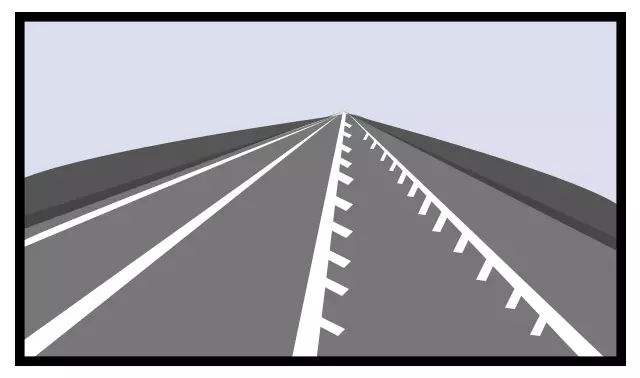
//> input picture src/exp3/data/lane.png, 640 x 378 px
$ ./exp3   (built with g++ and OpenCV 4)
//> lines starting //> are read from the running program, lines starting //| are printed output that depends on the picture; after the words box and inside, x2 and y2 are one past the last pixel; in counts of white or black regions, pixels touching at a corner belong together
#include <opencv2/opencv.hpp>

using namespace std;
using namespace cv;

/***************函数声明，相关参数自行修改***************/
/// @brief 边缘检测函数
/// @param input 输入图像
/// @param output 输出图像
void EdgeDetector(Mat &input, Mat &output);
/// @brief 霍夫线变换函数
/// @param input 输入图像
/// @param output 输出图像
void HoughLines(Mat &input, Mat &output);
/// @brief 霍夫圆变换函数
/// @param input 输入图像
/// @param output 输出图像
void HoughCircles(Mat &input, Mat &output);

int main(int argc, char *argv[])
{
    // 读取 data 文件夹下的图片，用于霍夫线变换和霍夫圆变换
    Mat raw_line = imread("./src/exp3/data/lane.png");
//> raw_line is the input picture: 378 rows x 640 cols, CV_8UC3; mean B, G, R 168.1, 160.7, 162.1
    Mat raw_circle = imread("./src/exp3/data/circle.png");
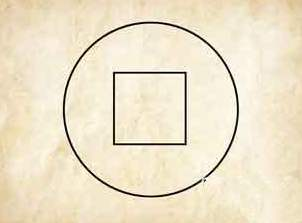
//> input picture src/exp3/data/circle.png, 302 x 223 px
//> raw_circle is the input picture: 223 rows x 302 cols, CV_8UC3; mean B, G, R 202.1, 227, 238
    if (!raw_line.data || !raw_circle.data)
    {
        cout << "error" << endl;
        return 0;
    }
    imshow("raw_line", raw_line);
    imshow("raw_circle", raw_circle);
    Mat gray_line, gray_circle;
    cvtColor(raw_line, gray_line, COLOR_BGR2GRAY);
    cvtColor(raw_circle, gray_circle, COLOR_BGR2GRAY);

    Mat edge_output, line_output, circle_output;

    /****************调用边缘检测函数****************/
    EdgeDetector(raw_line, edge_output);
    imshow("Edge Detection", edge_output);

    /***************调用霍夫线变换***************/
    HoughLines(gray_line, line_output);
    imshow("Hough Lines", line_output);

    /***************调用霍夫圆变换***************/
    HoughCircles(gray_circle, circle_output);
    imshow("Hough Circles", circle_output);

    while(waitKey(10) != 27) {} // ESC
    return 0;
}

/***************下面实现 EdgeDetector() 函数***************/
/// @brief 非极大值抑制
/// @param gradX
/// @param gradY
/// @param gradXY
/// @param directImg
/// @param dst
void NonMaxSuppression(Mat& gradX, Mat& gradY, Mat& gradXY, Mat& directImg, Mat& dst);

/// @brief 双阈值检测和连接边缘
/// @param low
/// @param high
/// @param img
/// @param dst
void DoubleThreshold(double low, double high, Mat& img, Mat& dst);

/// @brief 弱边缘点补充连接强边缘点
/// @param img
void DoubleThresholdLink(Mat& img);

void EdgeDetector(Mat &input, Mat &output)
{
    // 转换为灰度图
    Mat input_gray;
    cvtColor(input, input_gray, COLOR_BGR2GRAY);

    // 高斯平滑滤波
    Mat blurred;
    int ksize = 5; // 高斯核大小
    GaussianBlur(input_gray, blurred, Size(ksize, ksize), 0, 0);

    // 计算图像梯度
    Mat grad_x, grad_y;
    Mat abs_grad_x, abs_grad_y;
    Sobel(blurred, grad_x, CV_16S, 1, 0, 3, 1, 0, BORDER_DEFAULT);
    Sobel(blurred, grad_y, CV_16S, 0, 1, 3, 1, 0, BORDER_DEFAULT);
    Mat directImg, gradXY;
    divide(grad_y, grad_x, directImg); // 计算梯度方向
    Mat grad_x_abs, grad_y_abs;
    convertScaleAbs(grad_x, grad_x_abs);
    convertScaleAbs(grad_y, grad_y_abs);
    gradXY = grad_x_abs + grad_y_abs;

    // 非极大值抑制
    Mat grad_threshold;
    NonMaxSuppression(grad_x_abs, grad_y_abs, gradXY, directImg, grad_threshold);

    // 双阈值检测和连接边缘
    DoubleThreshold(50, 150, grad_threshold, output);
}

void NonMaxSuppression(Mat& gradX, Mat& gradY, Mat& gradXY, Mat& directImg, Mat& dst)
{
    dst = gradXY.clone();
    for (int i = 1; i < gradX.rows - 1; i++)
    {
        for (int j = 1; j < gradX.cols; j++)
        {
            directImg.at<float>(i, j) = atan(directImg.at<float>(i, j));
            int P[9] = {
                gradXY.at<uchar>(i - 1, j - 1),
                gradXY.at<uchar>(i - 1, j),
                gradXY.at<uchar>(i - 1, j + 1),
                gradXY.at<uchar>(i, j - 1),
                gradXY.at<uchar>(i, j),
                gradXY.at<uchar>(i, j + 1),
                gradXY.at<uchar>(i + 1, j - 1),
                gradXY.at<uchar>(i + 1, j),
                gradXY.at<uchar>(i + 1, j + 1)
            };
            if (directImg.at<float>(i, j) <= CV_PI / 8 && directImg.at<float>(i, j) > -CV_PI / 8) // 边缘法线水平 (-)
            {
                if (P[4] < P[5] || P[4] < P[3])
                    dst.at<uchar>(i, j) = 0;
            }
            else if (directImg.at<float>(i, j) <= 3 * CV_PI / 8 && directImg.at<float>(i, j) > CV_PI / 8) // 边缘法线 45 度 (\)
            {
                if (P[4] < P[2] || P[4] < P[6])
                    dst.at<uchar>(i, j) = 0;
            }
            else if (directImg.at<float>(i, j) <= 5 * CV_PI / 8 && directImg.at<float>(i, j) > 3 * CV_PI / 8) // 边缘法线垂直 (|)
            {
                if (P[4] < P[1] || P[4] < P[7])
                    dst.at<uchar>(i, j) = 0;
            }
            else // 边缘法线 -45 度 (/)
            {
                if (P[4] < P[0] || P[4] < P[8])
                    dst.at<uchar>(i, j) = 0;
            }
        }
    }
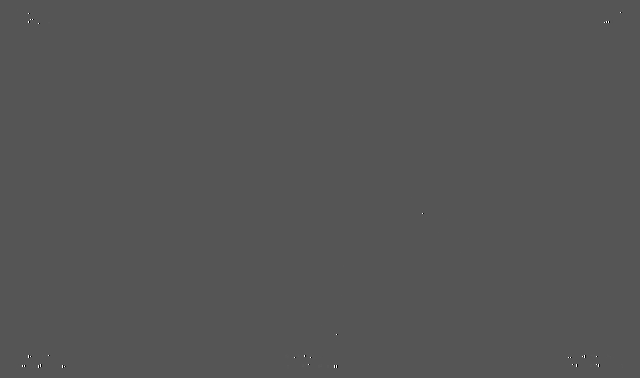
//> directImg: 378 rows x 640 cols, CV_16SC1; min -16512, max 32588, mean 4.1; drawn with min black and max white
//> dst: 378 rows x 640 cols, CV_8UC1; min 0, max 255, mean 25.6
//> after the loop in DoubleThreshold, `for (int j = 0; j < img.rows - 1; j++)`: dst: 378 rows x 640 cols, CV_8UC1; min 0, max 255, mean 25.2
}

void DoubleThresholdLink(Mat& img)
{
    for (int j = 1; j < img.rows - 2; j++)
    {
        for (int i = 1; i < img.cols - 2; i++)
        {
            if (img.at<uchar>(j, i) == 255) // 如果是强边缘点
            {
                for (int m = -1; m < 1; m++)
                {
                    for (int n = -1; n < 1; n++)
                    {
                        if (img.at<uchar>(j + m, i + n) != 0 && img.at<uchar>(j + m, i + n) != 255) // 如果是弱边缘点
                            img.at<uchar>(j + m, i + n) = 255;
                    }
                }

            }
        }
    }
//> img: 378 rows x 640 cols, CV_8UC1; min 0, max 255, mean 26.7

    for (int j = 0; j < img.rows - 1; j++)
    {
        for (int i = 0; i < img.cols - 1; i++)
        {
            // 如果该点依旧是弱边缘点，且是孤立边缘点，则抑制之
            if (img.at<uchar>(j, i) != 255)
                img.at<uchar>(j, i) = 0;
        }
    }
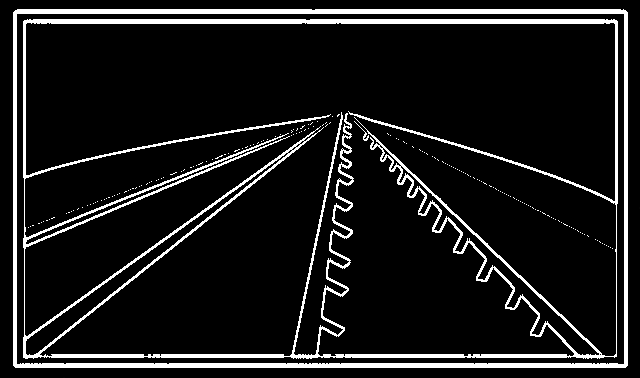
//> img: 378 rows x 640 cols, CV_8UC1; min 0, max 255, mean 26.1
}

void DoubleThreshold(double low, double high, Mat& img, Mat& dst)
{
    dst = img.clone();

    for (int j = 0; j < img.rows - 1; j++)
    {
        for (int i = 0; i < img.cols - 1; i++)
        {
            double x = double(dst.at<uchar>(j, i));
            if (x > high)
                dst.at<uchar>(j, i) = 255;
            else if (x < low)
                dst.at<uchar>(j, i) = 0;
        }
    }

    DoubleThresholdLink(dst); // 弱边缘点补充连接强边缘点
}

/***************下面实现 HoughLines() 函数***************/

void HoughLines(Mat &input, Mat& output)
{
    Mat edges;
    Canny(input, edges, 50, 150);
//> edges: 378 rows x 640 cols, CV_8UC1; 3.8% white in thin lines or dots

    // 霍夫线变换
    int width = edges.cols;
//> width = 640
    int height = edges.rows;
//> height = 378
    double rho_max = sqrt(width * width + height * height);
//> rho_max = 743.3
    int rho_num = 2 * rho_max;
//> rho_num = 1486
    int num_theta = 180;

    Mat accumulator = Mat::zeros(rho_num, num_theta, CV_32SC1); // 累加器
    // 在霍夫空间中投票
    for (int y = 0; y < height; y++)
    {
        for (int x = 0; x < width; x++)
        {
            if (edges.at<uchar>(y, x) > 0)
            {
                for (int theta = 0; theta < num_theta; theta++)
                {
                    double theta_rad = theta * CV_PI / num_theta;
                    double rho = x * cos(theta_rad) + y * sin(theta_rad);
                    int rho_idx = cvRound(rho + rho_max);
                    accumulator.at<int>(rho_idx, theta)++;
                }
            }
        }
    }
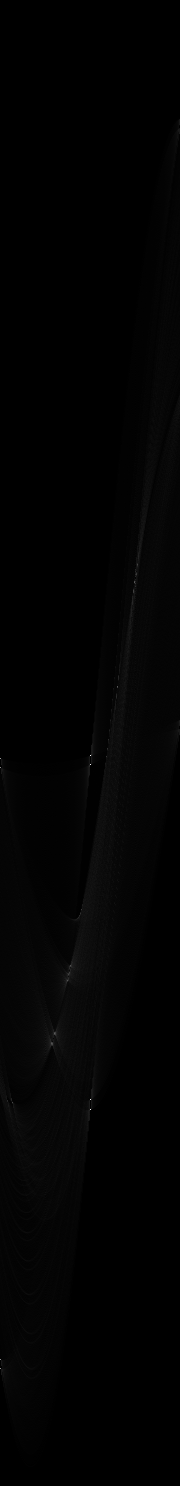
//> accumulator: 1486 rows x 180 cols, CV_32SC1; min 0, max 609, mean 6.1; drawn with min black and max white

    // 选取最大值
    vector<Vec2f> lines;
    int threshold = 150; // 认为是直线的最少投票数
    for (int i = 0; i < rho_num; i++)
    {
        for (int j = 0; j < num_theta; j++)
        {
            if (accumulator.at<int>(i, j) > threshold)
            {
                float rho = i - rho_max;
                float theta = j * CV_PI / num_theta;
                lines.push_back(Vec2f(rho, theta));
            }
        }
    }
//> after the loop, lines = 29 items, first 12: [-179.3, 2.39], [-162.3, 2.34], [-161.3, 2.34], [-153.3, 2.32], [-152.3, 2.32], [-57.29, 2.04], [-56.29, 2.04], [11.71, 1.57], [14.71, 0], [20.71, 1.57], [23.71, 0], [221.7, 1.22]

    // 在 input 图的基础上绘制直线
    output = input.clone();
    cvtColor(output, output, COLOR_GRAY2BGR);
    for (int i = 0; i < lines.size(); i++)
    {
        float rho = lines[i][0];
        float theta = lines[i][1];
        Point pt1, pt2;
        double a = cos(theta), b = sin(theta);
        double x0 = a * rho, y0 = b * rho;

        pt1.x = cvRound(x0 + 1000 * (-b));
        pt1.y = cvRound(y0 + 1000 * (a));
        pt2.x = cvRound(x0 - 1000 * (-b));
        pt2.y = cvRound(y0 - 1000 * (a));
        line(output, pt1, pt2, Scalar(0, 0, 255), 2, LINE_AA);
    }
//> this loop made 29 passes
//> (rho, theta, a, b, x0, y0) on passes 1 to 12: (-179.3, 2.39, -0.731, 0.682, 131.1, -122.3), (-162.3, 2.34, -0.695, 0.719, 112.7, -116.7), (-161.3, 2.34, -0.695, 0.719, 112, -116), (-153.3, 2.32, -0.682, 0.731, 104.5, -112.1), (-152.3, 2.32, -0.682, 0.731, 103.9, -111.4), (-57.29, 2.04, -0.454, 0.891, 26.01, -51.05), (-56.29, 2.04, -0.454, 0.891, 25.56, -50.16), (11.71, 1.57, -4.37e-08, 1, -5.12e-07, 11.71), (14.71, 0, 1, 0, 14.71, 0), (20.71, 1.57, -4.37e-08, 1, -9.05e-07, 20.71), (23.71, 0, 1, 0, 23.71, 0), (221.7, 1.22, 0.342, 0.94, 75.83, 208.3)
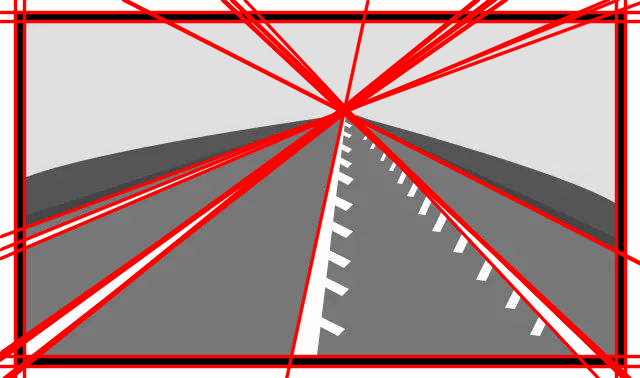
//> output: 378 rows x 640 cols, CV_8UC3; mean B, G, R 140.3, 140.3, 176.7
}

/***************下面实现 HoughCircles() 函数***************/
void HoughCircles(Mat &input, Mat& output)
{
    Mat edges;
    Canny(input, edges, 50, 150);
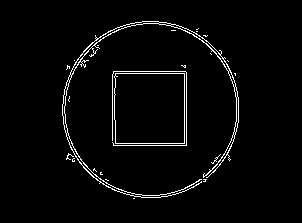
//> edges: 223 rows x 302 cols, CV_8UC1; 2.8% white in thin lines or dots, all inside (x1, y1, x2, y2) = (62, 21, 239, 199)

    // 霍夫圆变换
    int width = edges.cols;
//> width = 302
    int height = edges.rows;
//> height = 223
    int maxRadius = min(width, height) / 2;
//> maxRadius = 111
    int minRadius = 10; // You can adjust this value

    // 累加器
    int numRho = width * height;
//> numRho = 67346
    int numTheta = 360;
    Mat accumulator = Mat::zeros(numRho, maxRadius - minRadius, CV_32SC1);

    // 在霍夫空间中投票
    for (int y = 0; y < height; y++)
    {
        for (int x = 0; x < width; x++)
        {
            if (edges.at<uchar>(y, x) > 0)
            {
                for (int r = minRadius; r < maxRadius; r++)
                {
                    for (int theta = 0; theta < numTheta; theta++)
                    {
                        double thetaRad = CV_PI * theta / 180.0;
                        int a = cvRound(x - r * cos(thetaRad));
                        int b = cvRound(y - r * sin(thetaRad));
                        if (a >= 0 && a < width && b >= 0 && b < height)
                        {
                            accumulator.at<int>(b * width + a, r - minRadius)++;
                        }
                    }
                }
            }
        }
    }

    // 选取最大值
    vector<Vec3f> circles;
    int threshold = 200; // You can adjust this threshold
    for (int r = 0; r < maxRadius - minRadius; r++)
    {
        for (int p = 0; p < numRho; p++)
        {
            if (accumulator.at<int>(p, r) > threshold)
            {
                int b = p / width;
                int a = p % width;
                circles.push_back(Vec3f(a, b, r + minRadius));
            }
        }
    }
//> after the loop, circles = 9 items: [150, 109, 86], [151, 109, 86], [149, 108, 87], [151, 108, 87], [149, 109, 87], [149, 110, 87], [151, 110, 87], [150, 109, 88], [151, 109, 88]

    // 在 input 图的基础上绘制圆
    output = input.clone();
    cvtColor(output, output, COLOR_GRAY2BGR);
//> output: 223 rows x 302 cols, CV_8UC3
    for (size_t i = 0; i < circles.size(); i++)
    {
        Point center(cvRound(circles[i][0]), cvRound(circles[i][1]));
        int radius = cvRound(circles[i][2]);
        circle(output, center, radius, Scalar(0, 0, 255), 2, LINE_AA);
    }
//> this loop made 9 passes
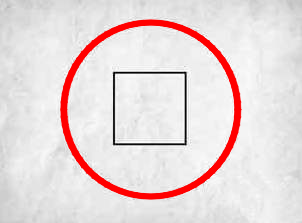
//> output: 223 rows x 302 cols, CV_8UC3; mean B, G, R 218.4, 218.4, 232
//> the Esc key is pressed
}
